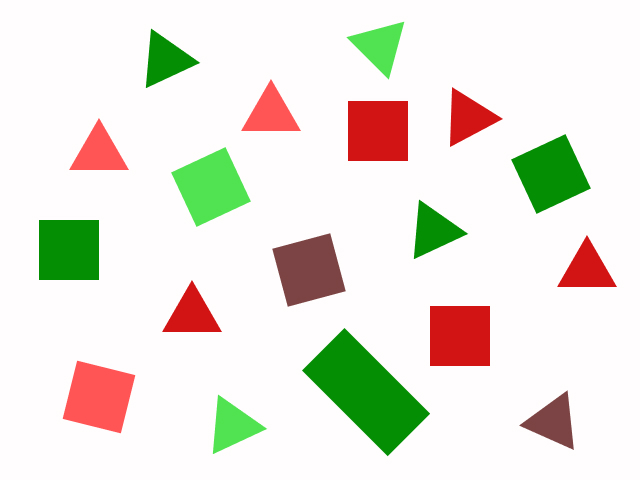
#> input picture color-shapes.jpg, 640 x 480 px
$ python bonus.py
#> lines starting #> are read from the running program, lines starting #| are printed output that depends on the picture; after the words box and inside, x2 and y2 are one past the last pixel; in counts of white or black regions, pixels touching at a corner belong together
import cv2 as cv
import numpy as np

#reading the image as grid of pixel
img = cv.imread('color-shapes.jpg')
#> img is the input picture: shape (480, 640, 3); mean B, G, R 219.9, 230.3, 232.8


#specifying hsu value limits for green
lower = np.array([40,150,20])
upper = np.array([75,255,255])

#converting image from bgr to hsv format and applying mask
image = cv.cvtColor(img,cv.COLOR_BGR2HSV)
#> image: shape (480, 640, 3); mean H, S, V 143.8, 34.1, 243.9
mask = cv.inRange(image,lower,upper)
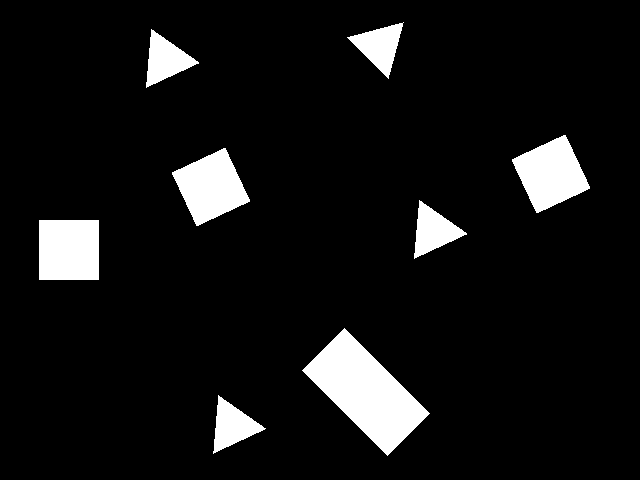
#> mask: shape (480, 640); 7.8% white; 8 white regions, largest, box (x1, y1, x2, y2) and area: (302, 328, 430, 456) 7268, (39, 220, 99, 280) 3600, (512, 135, 590, 213) 3564

#Applying Gaussian blur (To reduce noise maybe)
blurred = cv.GaussianBlur(mask,(5,5),0)

#Using canny for edge detection and showing image
canny = cv.Canny(blurred,125,175)
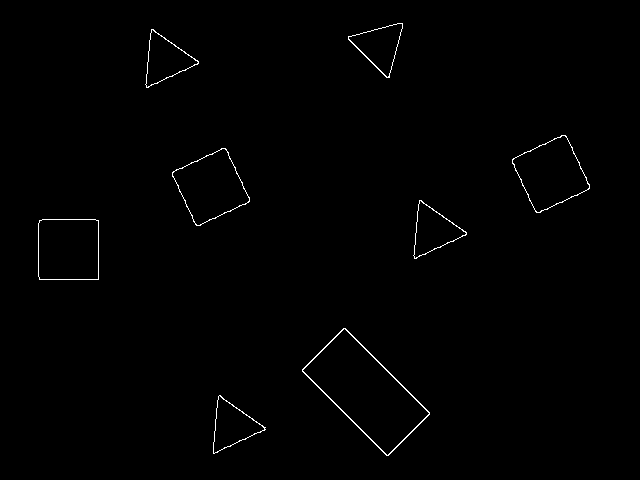
#> canny: shape (480, 640); 0.65% white in thin lines or dots, all inside (x1, y1, x2, y2) = (38, 23, 590, 456)
cv.imshow('Canny',canny)

#defining variables to count number of triangles and squares
trig =0
square =0

#identifying shapes
contours,hierarchy = cv.findContours(canny,cv.RETR_EXTERNAL,cv.CHAIN_APPROX_SIMPLE)
#> contours = 8 contours; box (x1, y1, x2, y2) and area: (302, 328, 430, 456) 7392, (38, 219, 99, 280) 3589, (512, 135, 590, 213) 3575, (172, 148, 250, 226) 3527, (413, 200, 467, 259) 1548, (145, 29, 199, 88) 1548, (213, 395, 266, 454) 1513, (348, 23, 403, 78) 1513
#above function gives a list of all the contours, so we iterate that list to check for triangles and squares

for i, contour in enumerate(contours):

    epsilon = 0.02*cv.arcLength(contour,True)
    approx = cv.approxPolyDP(contour,epsilon,True)


    if len(approx)==3:
        #if there are 3 edges then it is a triangle
        (x,y,w,h)= cv.boundingRect(approx)
        cv.drawContours(img,[approx],-1,(255,0,0),2)
        cv.putText(img,"Triangle",(x,y-10),cv.FONT_HERSHEY_SIMPLEX,0.5,(255,0,0),2)
        trig +=1

    elif (len(approx)==4):
        #if 4 length, then square or rectangle, then we determine ratio of width and height of rotating bounding rect
        #we used minAreaRect as it consideres rotation of bounding rect otherwise a diagonal rectangle can have a square bounding rect
        ((a,b),(w,h),rad) = cv.minAreaRect(approx)
        (x,y,z,g) = cv.boundingRect(approx)
        #boundingRect is used just to get the x and y coordinates to know where to put text
        aspect_ratio = w/float(h)

        if 0.95<= aspect_ratio <=1.05:
            cv.drawContours(img,[approx],-1,(255,0,0),2)
            cv.putText(img,"Square",(x,y-10),cv.FONT_HERSHEY_SIMPLEX,0.5,(255,0,0),2)
            square +=1
    else:
        continue
#> this loop made 8 passes
#> (epsilon, approx, a, b, w, h, rad, x) on passes 2, 3, 5, 6: (7.23, [[343, 328], [302, 371], [388, 455], [429, 412]], 365.5, 391.5, 59.41, 120.9, -45.67, 302), (4.75, [[39, 220], [39, 279], [98, 279], [98, 220]], 68.5, 249.5, 59, 59, -90, 39), (5.04, [[225, 148], [172, 172], [196, 225], [249, 201]], 210.5, 186.5, 58.18, 58.18, -24.36, 172), (5.04, [[565, 135], [512, 159], [536, 212], [589, 188]], 550.5, 173.5, 58.18, 58.18, -24.36, 512)
#> (epsilon, approx, x, y, w, h) on passes 1, 4, 7, 8: (3.69, [[220, 395], [213, 453], [265, 429]], 213, 395, 53, 59), (3.7, [[421, 200], [414, 258], [466, 234]], 414, 200, 53, 59), (3.7, [[153, 29], [146, 87], [198, 63]], 146, 29, 53, 59), (3.57, [[402, 23], [348, 39], [389, 77]], 348, 23, 55, 55)
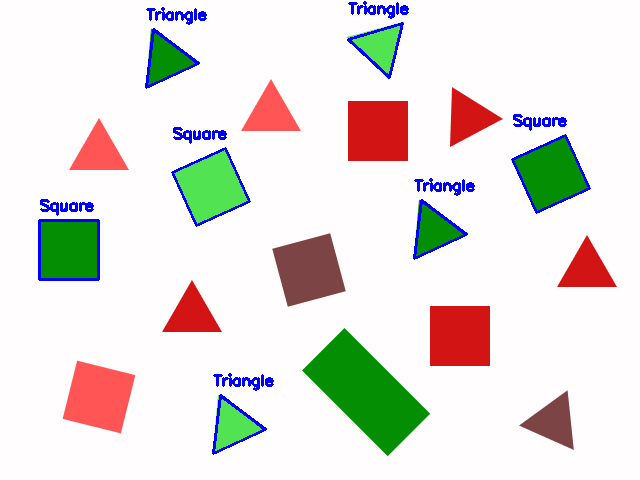
#> img: shape (480, 640, 3); 2.23% of pixels changed, all inside (x1, y1, x2, y2) = (38, 1, 591, 455)
#> after the loop, square = 3; trig = 4


#Putting the total number of triangles and squares
cv.putText(img,'Triangles:'+str(trig),(0,30),cv.FONT_HERSHEY_SIMPLEX,0.5,(255,0,0),2)
cv.putText(img,'Squares:'+str(square),(0,80),cv.FONT_HERSHEY_SIMPLEX,0.5,(255,0,0),2)
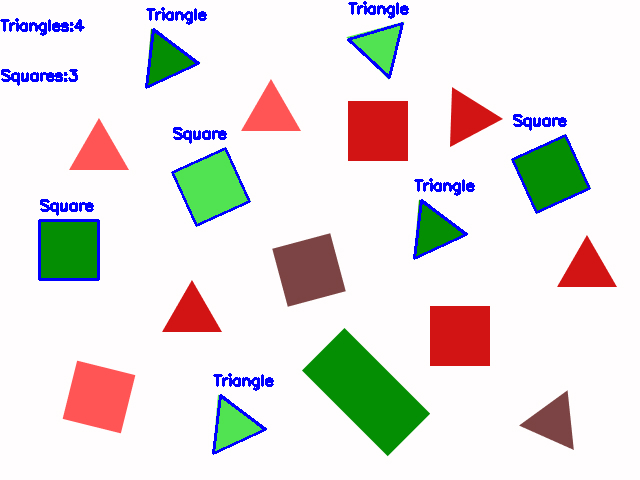
#> img: shape (480, 640, 3); mean B, G, R 222.1, 224.4, 228.3

#showing the image
cv.imshow('color-shapes.jpg',img)


#holds the image display until a keyboard key is pressed
cv.waitKey(0)
